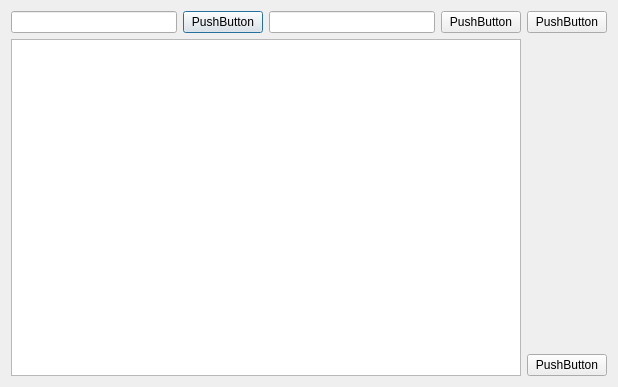
<?xml version="1.0" encoding="UTF-8"?>
<ui version="4.0">
 <class>Dialog</class>
 <widget class="QDialog" name="Dialog">
  <property name="geometry">
   <rect>
    <x>0</x>
    <y>0</y>
    <width>618</width>
    <height>387</height>
   </rect>
  </property>
  <property name="windowTitle">
   <string>Dialog</string>
  </property>
  <layout class="QHBoxLayout" name="horizontalLayout_2">
   <item>
    <layout class="QHBoxLayout" name="horizontalLayout">
     <item>
      <layout class="QVBoxLayout" name="verticalLayout">
       <item>
        <layout class="QGridLayout" name="gridLayout">
         <item row="0" column="0">
          <widget class="QLineEdit" name="lineEdit"/>
         </item>
         <item row="0" column="1">
          <widget class="QPushButton" name="pushButton">
           <property name="sizePolicy">
            <sizepolicy hsizetype="Fixed" vsizetype="Fixed">
             <horstretch>0</horstretch>
             <verstretch>0</verstretch>
            </sizepolicy>
           </property>
           <property name="text">
            <string>PushButton</string>
           </property>
          </widget>
         </item>
         <item row="0" column="2">
          <widget class="QLineEdit" name="lineEdit_2">
           <property name="sizePolicy">
            <sizepolicy hsizetype="Expanding" vsizetype="Fixed">
             <horstretch>0</horstretch>
             <verstretch>0</verstretch>
            </sizepolicy>
           </property>
          </widget>
         </item>
         <item row="0" column="3">
          <widget class="QPushButton" name="pushButton_2">
           <property name="text">
            <string>PushButton</string>
           </property>
          </widget>
         </item>
        </layout>
       </item>
       <item>
        <widget class="QTextEdit" name="textEdit">
         <property name="sizePolicy">
          <sizepolicy hsizetype="Expanding" vsizetype="Expanding">
           <horstretch>0</horstretch>
           <verstretch>0</verstretch>
          </sizepolicy>
         </property>
        </widget>
       </item>
      </layout>
     </item>
     <item>
      <layout class="QVBoxLayout" name="verticalLayout_2">
       <item>
        <widget class="QPushButton" name="pushButton_3">
         <property name="text">
          <string>PushButton</string>
         </property>
        </widget>
       </item>
       <item>
        <spacer name="verticalSpacer">
         <property name="orientation">
          <enum>Qt::Vertical</enum>
         </property>
         <property name="sizeHint" stdset="0">
          <size>
           <width>20</width>
           <height>40</height>
          </size>
         </property>
        </spacer>
       </item>
       <item>
        <widget class="QPushButton" name="pushButton_4">
         <property name="text">
          <string>PushButton</string>
         </property>
        </widget>
       </item>
      </layout>
     </item>
    </layout>
   </item>
  </layout>
 </widget>
 <layoutdefault spacing="6" margin="11"/>
 <resources/>
 <connections/>
</ui>
